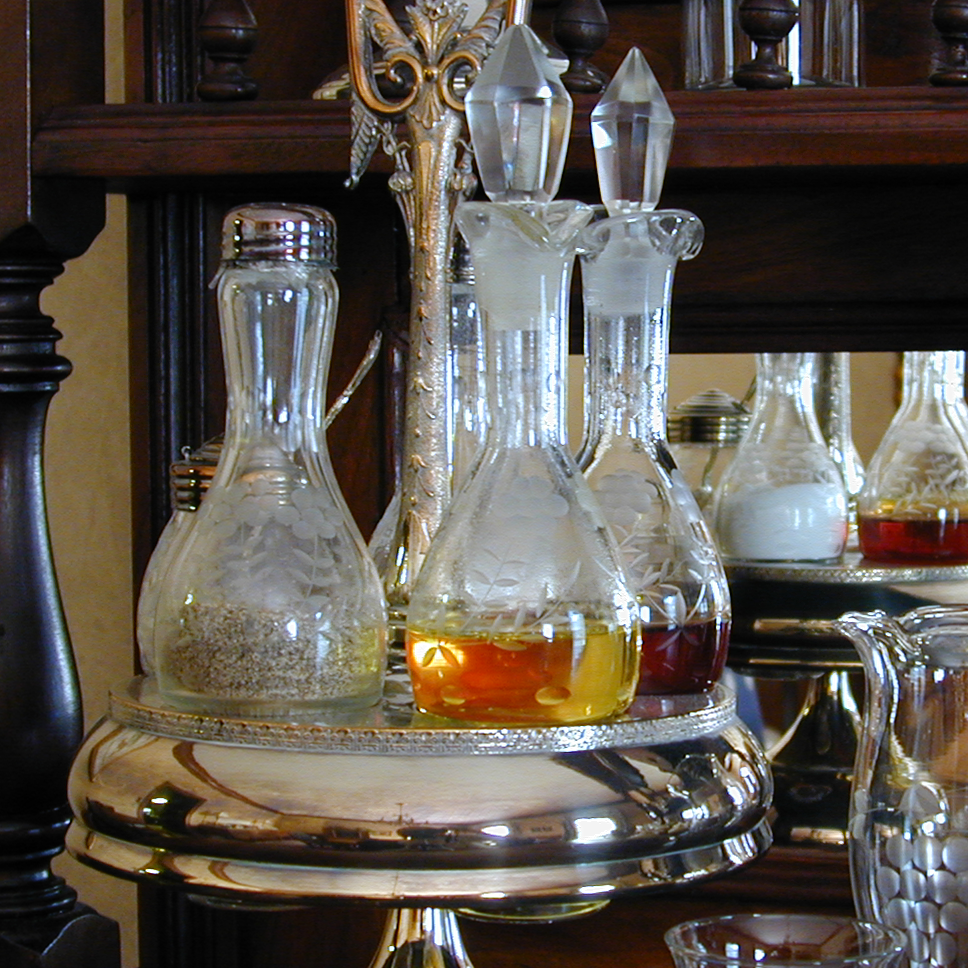
%> input picture ICV/lab1/img2.png, 968 x 968 px
$ octave t6.m   (GNU Octave 9; MATLAB toolbox functions it lacks are replaced by stand-ins)
%> lines starting %> are read from the running program, lines starting %| are printed output that depends on the picture
% Task 6: Perform 2D FFT on the testing images, display the spectrum images.

max_t = 1;
MX_D = 32;
COL = 2;
GROUP = COL;
for t = 1:2
    %     use 2 image
    if t == 1
        im_rgb1 = imread('img2.png');
%> im_rgb1 is the input picture: size 968x968x3 uint8; mean R, G, B 91.8, 84.8, 76.7
        gray = rgb2gray(im_rgb1)
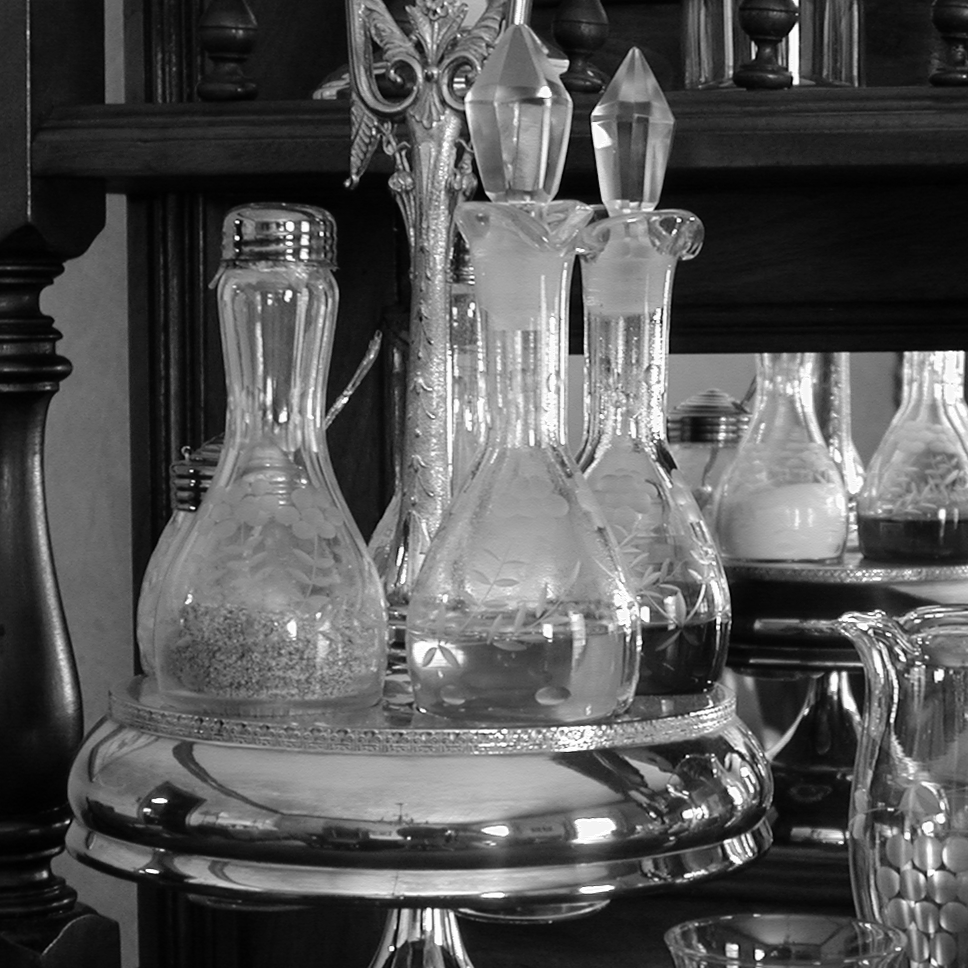
%> gray: size 968x968 uint8; min 0, max 255, mean 86
    else
        im_rgb2 = imread('N2.png');
        gray = rgb2gray(im_rgb2)

    end

    subplot(2*max_t, COL, 1+(t-1)*GROUP);
    imshow(gray); title('original image');
    F = fft2(gray);
    F = fftshift(F); % Center FFT
    F = abs(F); % Get the magnitude
    F = log(F+1); % Use log, for perceptual scaling, and +1 since log(0) is undefined
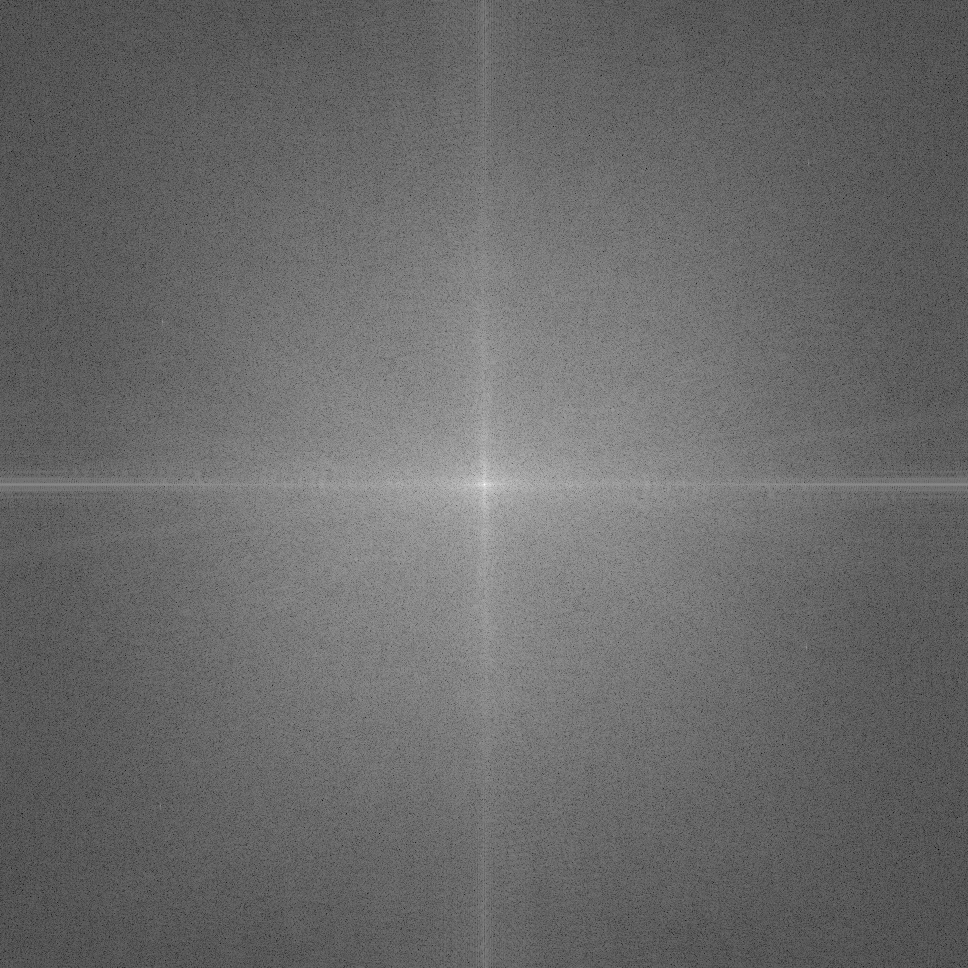
%> F: size 968x968 double; min 0.875, max 18.2, mean 8.08; drawn with min black and max white
    F = mat2gray(F); % Use mat2gray to scale the image between 0 and 1
%> (the run ends here)
